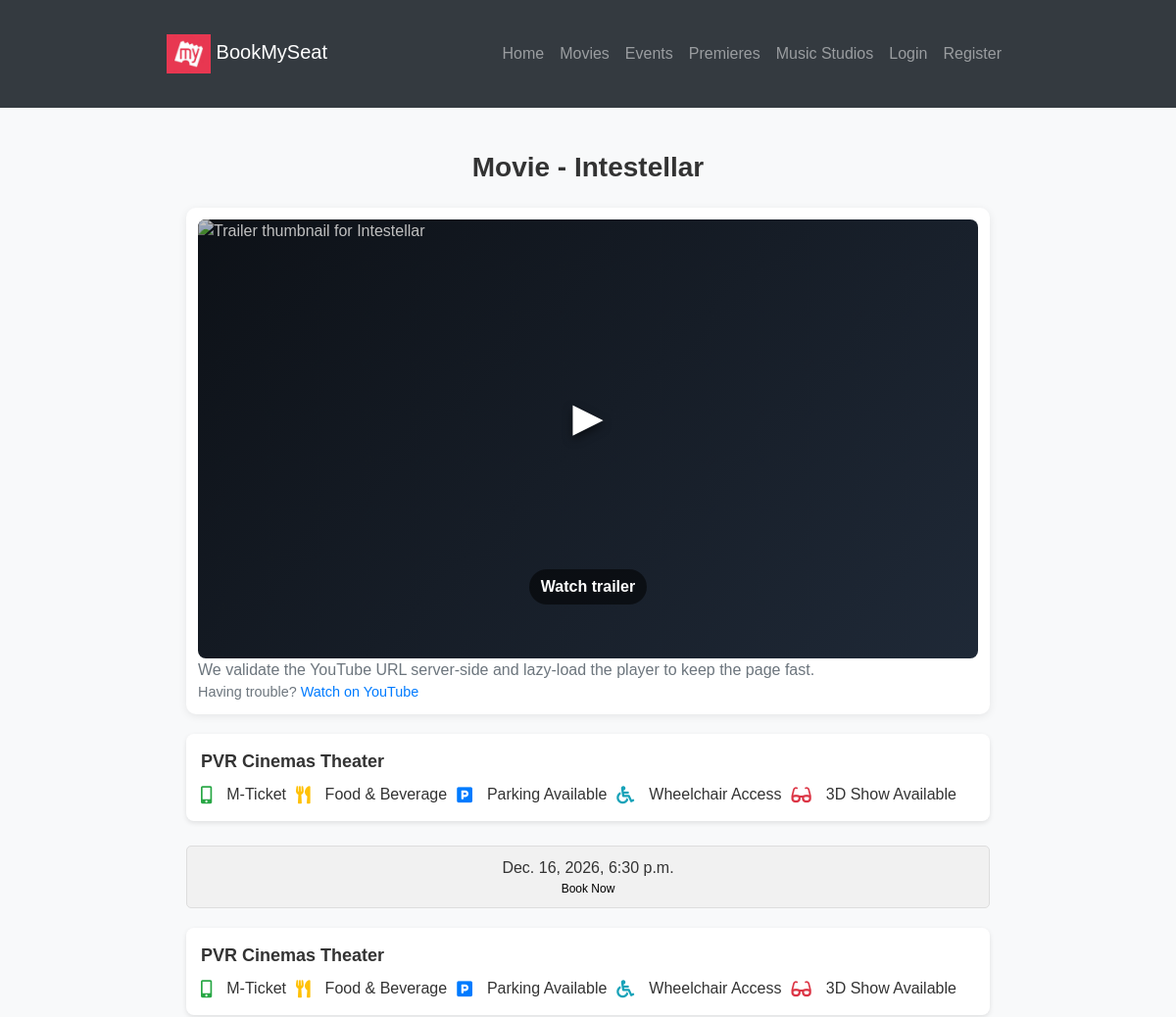
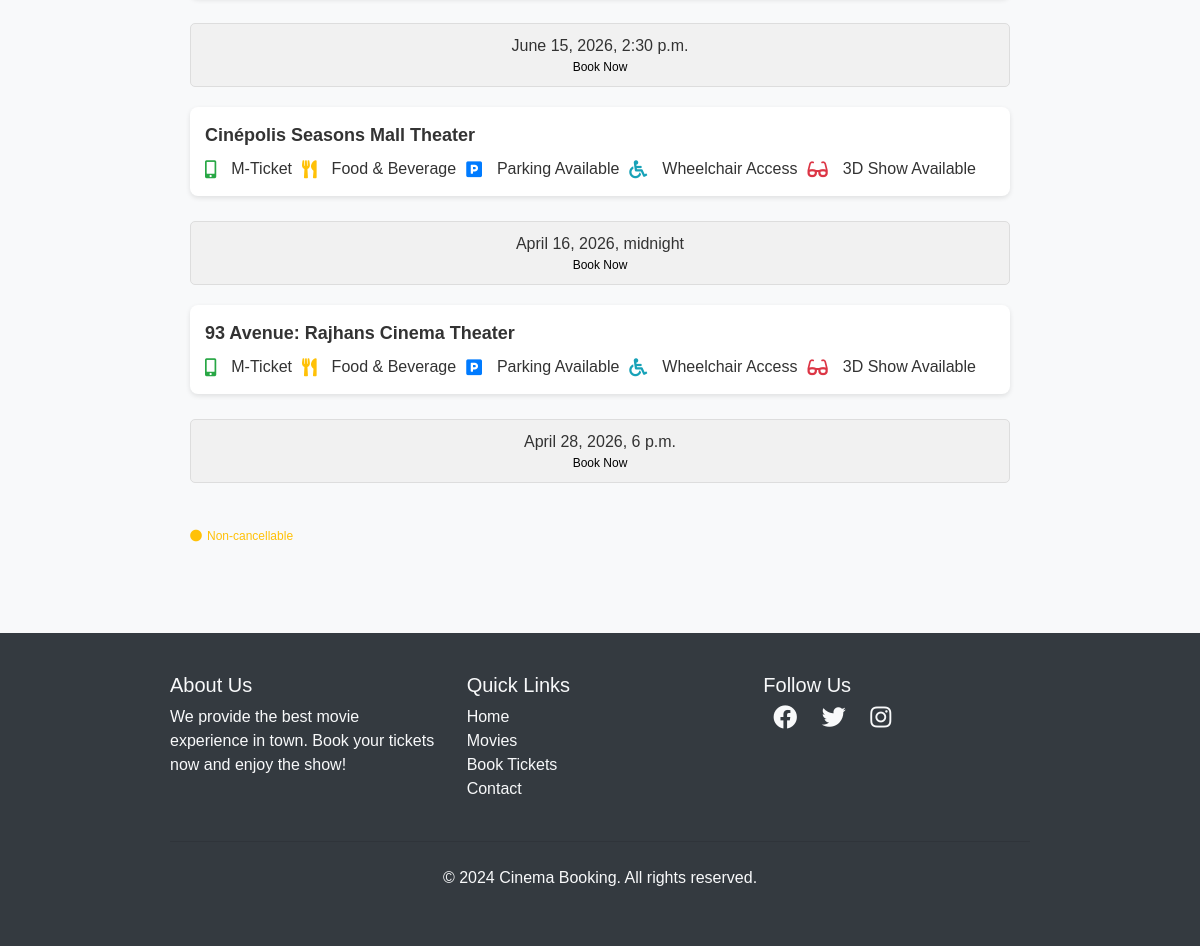
The app's page /movies/4/theaters with its own data (2 pictures, top to bottom).
### movies/models.py (models this page shows, shortened)
class Movie(models.Model):
    name = models.CharField(max_length=255)
    image = models.ImageField(upload_to="movies/")
    rating = models.DecimalField(max_digits=3, decimal_places=1)
    cast = models.TextField()
    description = models.TextField(blank=True, null=True)  # optional
    release_date = models.DateField(blank=True, null=True, help_text="Movie release date")
    runtime = models.IntegerField(blank=True, null=True, help_text="Runtime in minutes")
    director = models.CharField(max_length=255, blank=True, null=True, help_text="Movie director name(s)")
    trailer_url = models.URLField(
        blank=True,
        null=True,
        help_text="Full YouTube URL (youtube.com or youtu.be). Stored safely as video ID.",
    )
    language = models.ForeignKey(
        Language,
        on_delete=models.PROTECT,
        related_name="movies",
        db_index=True,
    )
    genres = models.ManyToManyField(Genre, related_name="movies", blank=True)
    class Meta:
        ordering = ["-rating", "name"]
        indexes = [
            models.Index(fields=["name"]),
            models.Index(fields=["rating"]),
            models.Index(fields=["language"]),
            models.Index(fields=["language", "name"]),
            models.Index(fields=["name", "id"]),
            models.Index(fields=["rating", "id"]),
        ]
    @staticmethod
    def _extract_youtube_id(url: str):
        if not url:
            return None
        parsed = urlparse(url)
        if parsed.scheme not in {"http", "https"}:
            return None
        host = parsed.hostname or ""
        host = host.lower()
        allowed_hosts = {
            "www.youtube.com",
            "youtube.com",
            "m.youtube.com",
            "youtu.be",
        }
        if host not in allowed_hosts:
            return None
        if host == "youtu.be":
            vid = parsed.path.strip("/").split("/", 1)[0]
            return Movie._normalize_youtube_id(vid)
        qs = parse_qs(parsed.query)
        vid_list = qs.get("v", [])
        if vid_list:
            return Movie._normalize_youtube_id(vid_list[0])
    _YOUTUBE_ID_RE = re.compile(r"^[A-Za-z0-9_-]{10,12}$")
    @staticmethod
    def _normalize_youtube_id(value: str):
        if not value:
            return None
        candidate = value.strip()
        if not candidate:
            return None
        if not Movie._YOUTUBE_ID_RE.match(candidate):
            return None
        return candidate
    @property
    def trailer_video_id(self):
        return self._extract_youtube_id(self.trailer_url)
    @property
    def trailer_embed_url(self):
        vid = self.trailer_video_id
        if not vid:
            return None
        base = (getattr(settings, "YOUTUBE_EMBED_BASE", "") or "").strip()
        if not base:
            base = "https://www.youtube-nocookie.com/embed/"
        if not base.endswith("/"):
            base += "/"
        return f"{base}{vid}?rel=0&modestbranding=1"
    @property
    def trailer_watch_url(self):
        vid = self.trailer_video_id
        if not vid:
            return None
        return f"https://www.youtube.com/watch?v={vid}"
    @property
    def trailer_poster_url(self):
        vid = self.trailer_video_id
        if not vid:
            return None
        return f"https://i.ytimg.com/vi/{vid}/hqdefault.jpg"

class Theater(models.Model):
    name = models.CharField(max_length=255)
    movie = models.ForeignKey(
        Movie, on_delete=models.CASCADE, related_name="theaters"
    )
    time = models.DateTimeField()

### movies/views.py (the view)
# urls.py: path('<int:movie_id>/theaters', views.theater_list, name='theater_list'),
def theater_list(request,movie_id):
    movie = get_object_or_404(Movie,id=movie_id)
    theater=Theater.objects.filter(movie=movie)
    context = {
        'movie': movie,
        'theaters': theater,
        **_trailer_context(movie),
    }
    return render(request,'movies/theater_list.html', context)

### movies/views.py (called while the page is built, shortened)
def _trailer_context(movie):
    embed_url = movie.trailer_embed_url
    poster_url = movie.trailer_poster_url
    watch_url = getattr(movie, "trailer_watch_url", None)
    if embed_url:
        allowed_prefix = "https://www.youtube-nocookie.com/embed/"
        if "?" in embed_url:
            parts = embed_url.split("?", 1)[0].rsplit("/", 1)
            if len(parts) > 1:
                allowed_prefix = parts[0] + "/"
        elif "/" in embed_url:
            allowed_prefix = embed_url.rsplit("/", 1)[0] + "/"
        return {
            "trailer_embed_url": embed_url,
            "trailer_poster_url": poster_url,
            "trailer_watch_url": watch_url,
            "trailer_embed_allowed_prefix": allowed_prefix,
        }

### templates/movies/theater_list.html (shortened to what this page needs)
{% extends "users/basic.html" %}
{% block content %}
  <body>
    <div class="container">
      <div class="movie-title">Movie - {{ movie.name }}</div>
      {% if trailer_embed_url %}
      <div class="trailer-card" aria-label="Movie trailer">
        <div class="trailer-frame" data-embed="{{ trailer_embed_url }}" data-allowed-prefix="{{ trailer_embed_allowed_prefix }}">
          <button type="button" class="trailer-play" aria-label="Play trailer">
            <span class="trailer-thumb" role="presentation">
              {% if trailer_poster_url %}
              <img src="{{ trailer_poster_url }}" alt="Trailer thumbnail for {{ movie.name }}" loading="lazy">
              {% else %}
              <div class="fallback">Trailer preview unavailable</div>
              {% endif %}
            </span>
            <span class="trailer-play-icon">&#9658;</span>
            <span class="trailer-cta">Watch trailer</span>
          </button>
        </div>
        <p class="trailer-note text-muted mb-0">We validate the YouTube URL server-side and lazy-load the player to keep the page fast.</p>
        {% if trailer_watch_url %}
        <p class="text-muted mb-0" style="font-size: 0.9rem;">Having trouble? <a href="{{ trailer_watch_url }}" target="_blank" rel="noopener noreferrer">Watch on YouTube</a></p>
        {% endif %}
      </div>
      {% else %}
      <div class="alert alert-info">Trailer unavailable. Check back later.</div>
      {% endif %}
      {% if theaters %}
        {% for theater in theaters %}
        <div class="theatre-info">
          <div>
            <strong>{{ theater.name }} Theater</strong>
            <div class="info-icons mt-2">
              <i class="fas fa-mobile-alt text-success"></i> M-Ticket
              <i class="fas fa-utensils text-warning ms-3"></i> Food & Beverage
              <i class="fas fa-parking text-primary ms-3"></i> Parking Available
              <i class="fas fa-wheelchair text-info ms-3"></i> Wheelchair Access
              <i class="fas fa-glasses text-danger ms-3"></i> 3D Show Available
            </div>
          </div>
        </div>
        <div class="show-times">
          <div class="time-box">
            {{ theater.time }}
            <a href="{% url 'book_seats' theater.id %}">
              <span>Book Now</span>
            </a>
          </div>
        </div>
        {% endfor %}
      {% else %}
        <div class="no-theaters mt-4">
          <p>Sorry, no theaters are available for this movie at the moment.</p>
        </div>
      {% endif %}
  <div class="non-cancellable mt-4">
    <i class="fas fa-circle text-warning"></i> Non-cancellable
  </div>
</div>
</body>
{% endblock %}

### templates/users/basic.html (style rules this page uses)
body { font-family: Arial, sans-serif; }

### templates/movies/theater_list.html (style rules this page uses)
body { font-family: Arial, sans-serif; background-color: #f8f9fa; color: #333; margin: 0; padding: 0; }
.container { padding: 20px; max-width: 900px; margin: 0 auto; }
.movie-title { font-size: 28px; font-weight: bold; text-align: center; margin-bottom: 20px; }
.theatre-info { display: flex; justify-content: space-between; align-items: center; padding: 15px; background-color: #fff; border-radius: 8px; box-shadow: 0 2px 5px rgba(0, 0, 0, 0.1); margin-bottom: 15px; flex-wrap: wrap; }
.theatre-info strong { font-size: 18px; flex: 1; }
.info-icons { display: flex; flex-wrap: wrap; align-items: center; justify-content: flex-start; gap: 10px; margin-top: 10px; flex: 2; }
.info-icons i { margin-right: 5px; font-size: 18px; }
.show-times { display: flex; justify-content: space-between; padding: 10px 0; flex-wrap: wrap; }
.time-box { border: 1px solid #ddd; border-radius: 5px; padding: 10px 20px; text-align: center; background-color: #f1f1f1; margin-bottom: 10px; flex: 1; min-width: 100px; transition: transform 0.3s ease, background-color 0.3s ease; }
.time-box span { display: block; font-size: 12px; color: black; }
.non-cancellable { color: #ffc107; font-size: 12px; margin-top: 20px; display: flex; align-items: center; }
.non-cancellable i { margin-right: 5px; }
.trailer-card { background: #fff; border-radius: 10px; box-shadow: 0 2px 8px rgba(0,0,0,0.08); margin-bottom: 20px; padding: 12px; }
.trailer-frame { position: relative; aspect-ratio: 16 / 9; background: linear-gradient(135deg, #0d1117, #1f2937); overflow: hidden; border-radius: 8px; }
.trailer-play { all: unset; cursor: pointer; display: grid; place-items: center; width: 100%; height: 100%; color: #fff; position: relative; }
.trailer-thumb img, .trailer-thumb .fallback { position: absolute; inset: 0; width: 100%; height: 100%; object-fit: cover; filter: brightness(0.75); }
.trailer-play-icon { font-size: 52px; z-index: 2; text-shadow: 0 4px 10px rgba(0,0,0,0.5); }
.trailer-cta { margin-top: 8px; z-index: 2; background: rgba(0,0,0,0.55); padding: 6px 12px; border-radius: 999px; font-weight: 600; }

### records on screen
Movie: name "Intestellar"
Theater: name "PVR Cinemas", time "Dec. 16, 2026, 6:30 p.m."
Theater: name "PVR Cinemas", time "June 15, 2026, 2:30 p.m."
Theater: name "Cinépolis Seasons Mall", time "April 16, 2026, midnight"
Theater: name "93 Avenue: Rajhans Cinema", time "April 28, 2026, 6 p.m."
